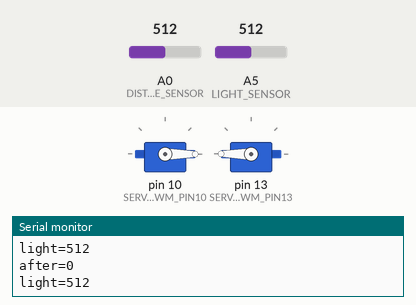
A sketch run on a simulated Arduino Uno, built with avr-gcc and run on an emulated ATmega328P. Shown: 2 × servo, the last lines printed to the serial monitor. Inputs (shaded band) come from the test bench; at power-on: A5 (LIGHT_SENSOR) = 512, A0 (DISTANCE_SENSOR) = 512.

Above: at 1.2 s.
1.3 s: A5 (LIGHT_SENSOR) set to 684
4.3 s: A5 (LIGHT_SENSOR) set to 715
At 4.47 s:
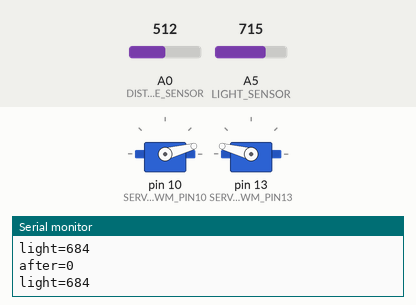
7.3 s: A5 (LIGHT_SENSOR) set to 0
At 8.0 s:
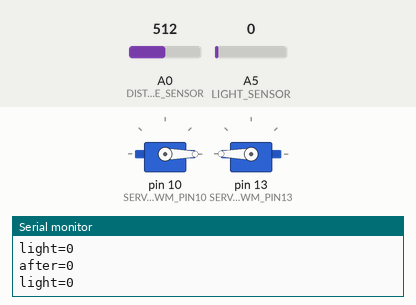
8.9 s: A0 (DISTANCE_SENSOR) set to 558
10.4 s: A0 (DISTANCE_SENSOR) set to 591
At 11.1 s:
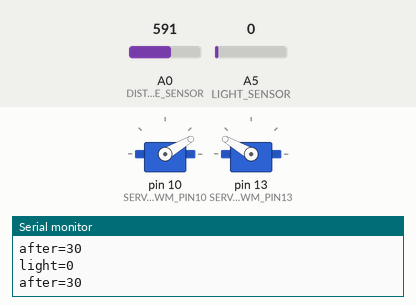
11.9 s: A0 (DISTANCE_SENSOR) set to 511
At 12.2 s:
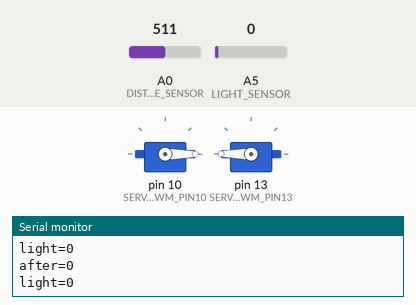
Timing chart, 0 to 14.4 s (numbered marks = the images above; inputs shaded):
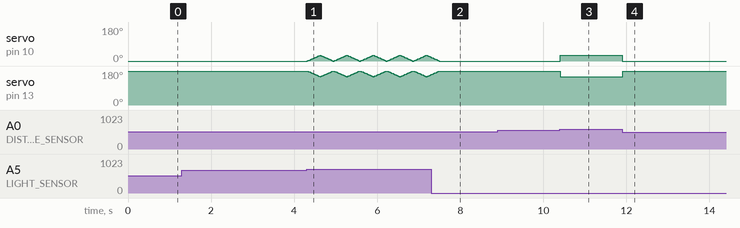

The sketch:

DoNotTake.ino
```cpp
#include <Servo.h>
#include<stdio.h>
#define SERVO_PWM_PIN10 10
#define SERVO_PWM_PIN13 13
const int DISTANCE_SENSOR = A0;
const int LIGHT_SENSOR = A5;

Servo myservo0;
Servo myservo1;
int pos = 0;
int val = 0;
int Width_Min = 700;    //最小パルス幅（μs）
int Width_Max = 2300;   //最大パルス幅（μs）

void setup() {
  Serial.begin(9600);
  myservo0.attach(SERVO_PWM_PIN10, Width_Min, Width_Max);
  myservo1.attach(SERVO_PWM_PIN13, Width_Min, Width_Max);
}

void loop() {
  int distance_value = analogRead( DISTANCE_SENSOR );
  int light_value = analogRead( LIGHT_SENSOR );


  distance_value = map(distance_value, 0, 1023, 0, 180);


  if (light_value <= 700) { //チョコある状態

    if (distance_value > 100) {
      distance_value = 30;
      myservo0.write(distance_value);
      myservo1.write(180 - distance_value);
    } else {
      distance_value = 0;
      myservo0.write(distance_value);
      myservo1.write(180 - distance_value);
    }

   }else{ //チョコ取られた！！

    for(int i=0; i<=30; i++){
    val = i;
    myservo0.write(val);
    myservo1.write(180 - val);
    delay(10);
    }
    for(int i=30; i>=0; i--){
    val = i;
    myservo0.write(val);
    myservo1.write(180 - val);
    delay(10);
    }

 }

    Serial.print("after=");
    Serial.println(distance_value);
    Serial.print("light=");
    Serial.println(light_value);
    //myservo0.write(distance_value);
    //myservo1.write(180 - distance_value);
    delay(10);

  }
```

Measured:
- the behaviour switches between 700 and 701 on A5 (LIGHT_SENSOR) (found by bisection; images 0 and 1)
- the behaviour switches between 574 and 575 on A0 (DISTANCE_SENSOR) (found by bisection; images 2 and 3)
- after the input at 7.3 s, servo on pin 10 (SERVO_PWM_PIN10): goes on until 7.5 s, then stays 0°; servo on pin 13 (SERVO_PWM_PIN13): goes on until 7.5 s, then stays 180°
- after the input at 10.4 s, servo on pin 10 (SERVO_PWM_PIN10): 0° → 30° at once; servo on pin 13 (SERVO_PWM_PIN13): 180° → 150° at once
- after the input at 11.9 s, servo on pin 10 (SERVO_PWM_PIN10): 30° → 0° at once; servo on pin 13 (SERVO_PWM_PIN13): 150° → 180° at once
